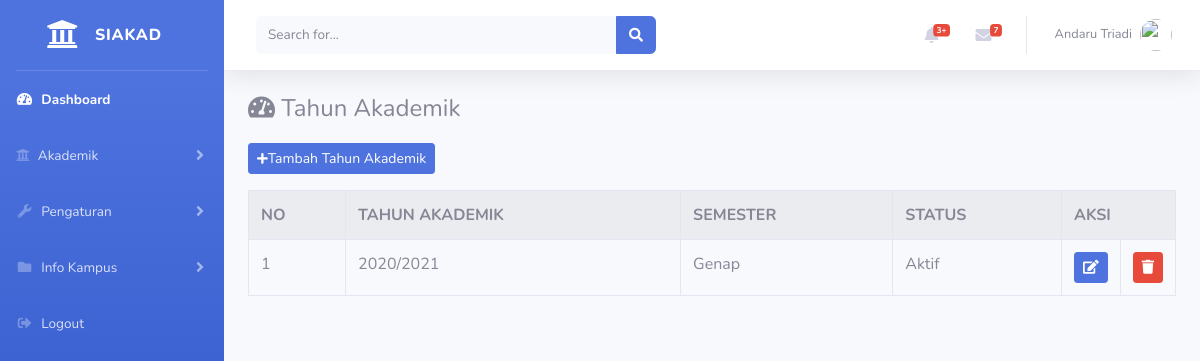
Before: /index.php/administrator/tahun_akademik with the older database file.
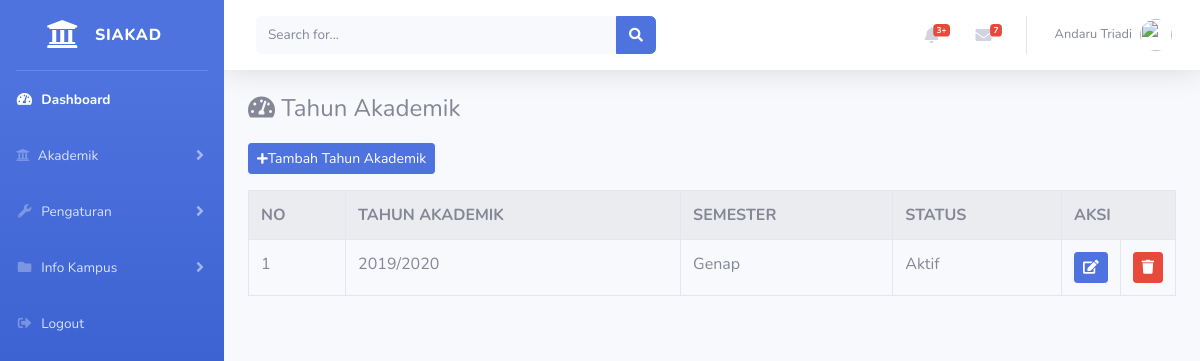
After: the same page with the newer database file.
### tables this page shows
CREATE TABLE `tahun_akademik` (
  `id_thn_akad` int(11) NOT NULL,
  `tahun_akademik` varchar(20) NOT NULL,
  `semester` varchar(20) NOT NULL,
  `status` varchar(20) NOT NULL
);

### application/controllers/administrator/tahun_akademik.php (called while the page is built, shortened)
<?php
class Tahun_akademik extends CI_Controller{
	public function index(){
		$data['tahun_akademik'] = $this->tahunakademik_model->tampil_data('tahun_akademik')->result();
		$this->load->view('templates_administrator/header');
		$this->load->view('templates_administrator/sidebar');
		$this->load->view('administrator/tahun_akademik', $data);
		$this->load->view('templates_administrator/footer');
	}
}

### index.php (called while the page is built, shortened)
<?php
require_once BASEPATH.'core/CodeIgniter.php';

### application/models/tahunakademik_model.php (called while the page is built, shortened)
<?php
class Tahunakademik_model extends CI_Model{
	public function tampil_data($table){
		return $this->db->get($table);
	}
}

### application/views/administrator/tahun_akademik.php (the view, shortened to what this page needs)
<div class="container-fluid">
	<h4>
        <i class="fas fa-tachometer-alt mb-3"></i> Tahun Akademik
    </h4>
    <a href="<?= base_url('administrator/tahun_akademik/tambah_tahun_akademik') ?>" class="btn btn-sm btn-primary mb-3"><i class="fas fa-sm fa-plus"></i>Tambah Tahun Akademik</a>
	<table class="table table-bordered table-striped table-hover">
		<tr>
			<th>NO</th>
			<th>TAHUN AKADEMIK</th>
			<th>SEMESTER</th>
			<th>STATUS</th>
			<th colspan="2">AKSI</th>
		</tr>
		<?php $i = 1;
		foreach($tahun_akademik as $taka) : ?>
		<tr>
			<td><?= $i++ ?></td>
			<td><?= $taka->tahun_akademik ?></td>
			<td><?= $taka->semester ?></td>
			<td><?= $taka->status ?></td>
			<td width="20px">
    			<a href="<?= base_url('administrator/tahun_akademik/update/').$taka->id_thn_akad ?>" class="btn btn-sm btn-primary"><i class="fa fa-edit"></i></a>
    		</td>
    		<td width="20px">
    			<a href="<?= base_url('administrator/tahun_akademik/delete/').$taka->id_thn_akad ?>" class="btn btn-sm btn-danger"><i class="fa fa-trash"></i></a>
    		</td>
		</tr>
		<?php endforeach; ?>
	</table>
</div>

Changed rows visible on the page:
removed tahun_akademik: tahun_akademik "2020/2021", semester "Genap", status "Aktif"
added tahun_akademik: tahun_akademik "2019/2020", semester "Genap", status "Aktif"
